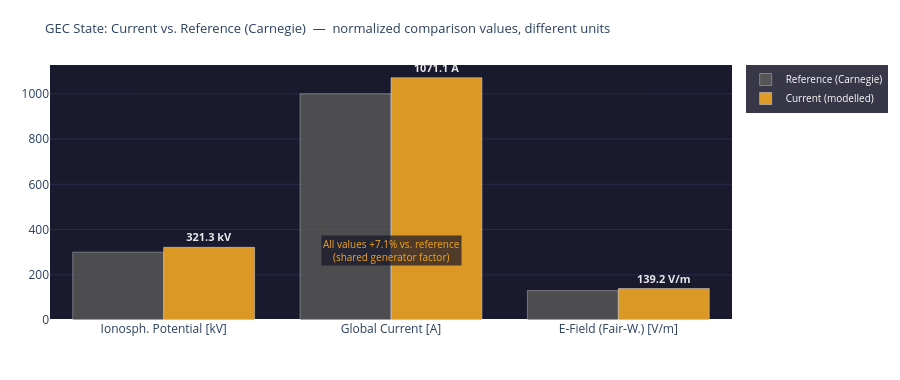

The cell this chart's notebook holds for it:
### Markdown cell above
---
## 4. Visualizations

### Code cell
# ============================================================
# GEC STATE vs. REFERENCE
# Note: raw values have different units (kV, A, V/m)
# Comparison shows relative deviation from Carnegie reference
# ============================================================

metrics = [
    ('Ionosph. Potential', 'kV',  GEC_REF['V_iono_kV'], V_iono_mod),
    ('Global Current',     'A',   GEC_REF['I_total_A'], I_total_mod),
    ('E-Field (Fair-W.)',  'V/m', GEC_REF['E_field_Vm'], E_mod),
]
labels_units = [f'{m[0]}\n[{m[1]}]' for m in metrics]

fig = go.Figure()
fig.add_trace(go.Bar(
    name='Reference (Carnegie)',
    x=labels_units, y=[m[2] for m in metrics],
    marker_color='#5F5E5A', opacity=0.75
))
fig.add_trace(go.Bar(
    name='Current (modelled)',
    x=labels_units, y=[m[3] for m in metrics],
    marker_color='#F2A623', opacity=0.90,
    text=[f'<b>{m[3]:.1f} {m[1]}</b>' for m in metrics],
    textposition='outside',
    textfont=dict(color='white', size=11)
))

# Joint percentage value as annotation
delta_pct = round((V_iono_mod - GEC_REF['V_iono_kV']) / GEC_REF['V_iono_kV'] * 100, 1)
fig.add_annotation(
    x=1.0, y=max(GEC_REF['V_iono_kV'], V_iono_mod) * 0.95,
    text=f'All values {delta_pct:+.1f}% vs. reference<br>(shared generator factor)',
    showarrow=False, xanchor='center',
    font=dict(color='#F2A623', size=10),
    bgcolor='rgba(20,20,40,0.7)'
)

fig.update_layout(
    title=dict(
        text='GEC State: Current vs. Reference (Carnegie)  —  normalized comparison values, different units',
        font=dict(size=13)
    ),
    barmode='group',
    height=380,
    plot_bgcolor='#1a1a2e', paper_bgcolor='rgba(0,0,0,0)',
    margin=dict(l=50, r=50, t=65, b=60),
    legend=dict(bgcolor='rgba(20,20,40,0.85)', font=dict(color='white', size=10)),
    yaxis=dict(gridcolor='#2a2a4a')
)
fig.show()

print(f'GEC deviation from Carnegie reference: {delta_pct:+.1f}%')
print(f'  (all values scale with the same generator factor {generator_strength:.3f})')

### Figure 1 — Plotly figure (JSON) as saved in the notebook; plotly's stock layout.template omitted (floating-point values rounded to 4 significant figures)
{"data": [{"marker": {"color": "#5F5E5A"}, "name": "Reference (Carnegie)", "opacity": 0.75, "type": "bar", "x": ["Ionosph. Potential\n[kV]", "Global Current\n[A]", "E-Field (Fair-W.)\n[V/m]"], "y": [300.0, 1000.0, 130.0]}, {"marker": {"color": "#F2A623"}, "name": "Current (modelled)", "opacity": 0.9, "text": ["<b>321.3 kV</b>", "<b>1071.1 A</b>", "<b>139.2 V/m</b>"], "textfont": {"color": "white", "size": 11}, "textposition": "outside", "type": "bar", "x": ["Ionosph. Potential\n[kV]", "Global Current\n[A]", "E-Field (Fair-W.)\n[V/m]"], "y": [321.3, 1071.0, 139.2]}], "layout": {"annotations": [{"bgcolor": "rgba(20,20,40,0.7)", "font": {"color": "#F2A623", "size": 10}, "showarrow": false, "text": "All values +7.1% vs. reference<br>(shared generator factor)", "x": 1.0, "xanchor": "center", "y": 305.2}], "barmode": "group", "height": 380, "legend": {"bgcolor": "rgba(20,20,40,0.85)", "font": {"color": "white", "size": 10}}, "margin": {"b": 60, "l": 50, "r": 50, "t": 65}, "paper_bgcolor": "rgba(0,0,0,0)", "plot_bgcolor": "#1a1a2e", "title": {"font": {"size": 13}, "text": "GEC State: Current vs. Reference (Carnegie)  —  normalized comparison values, different units"}, "yaxis": {"gridcolor": "#2a2a4a"}}}
